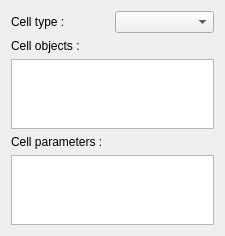
<?xml version="1.0" encoding="UTF-8"?>
<ui version="4.0">
 <class>CellDock</class>
 <widget class="QWidget" name="CellDock">
  <property name="geometry">
   <rect>
    <x>0</x>
    <y>0</y>
    <width>225</width>
    <height>235</height>
   </rect>
  </property>
  <property name="windowTitle">
   <string>Form</string>
  </property>
  <layout class="QGridLayout" name="gridLayout">
   <item row="0" column="0">
    <widget class="QLabel" name="label">
     <property name="text">
      <string>Cell type :</string>
     </property>
    </widget>
   </item>
   <item row="2" column="0" colspan="2">
    <widget class="QListView" name="objects"/>
   </item>
   <item row="1" column="0">
    <widget class="QLabel" name="label_2">
     <property name="text">
      <string>Cell objects :</string>
     </property>
    </widget>
   </item>
   <item row="4" column="0" colspan="2">
    <widget class="QColumnView" name="columnView"/>
   </item>
   <item row="0" column="1">
    <widget class="QComboBox" name="comboBox"/>
   </item>
   <item row="3" column="0" colspan="2">
    <widget class="QLabel" name="label_3">
     <property name="text">
      <string>Cell parameters :</string>
     </property>
    </widget>
   </item>
  </layout>
 </widget>
 <resources/>
 <connections/>
</ui>
